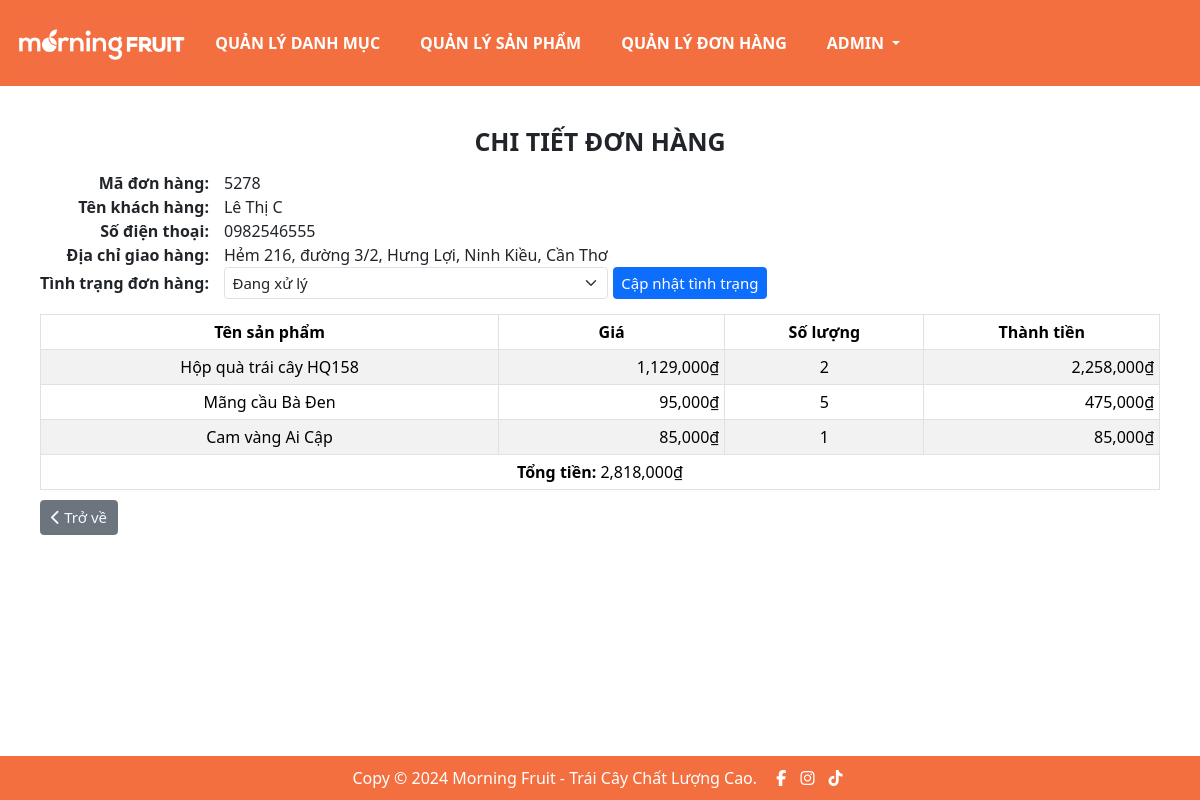
The page /order_detail.php?orderCode=5278 (signed in) on the database its author committed.
### tables this page shows
CREATE TABLE `orders` (
  `order_id` int(11) UNSIGNED NOT NULL,
  `order_code` int(5) NOT NULL,
  `user_id` int(11) UNSIGNED NOT NULL,
  `address` varchar(255) NOT NULL,
  `phone` varchar(15) NOT NULL,
  `pd_id` int(11) UNSIGNED NOT NULL,
  `pd_quantity` int(6) NOT NULL,
  `order_total` int(12) NOT NULL,
  `order_status` tinyint(1) NOT NULL DEFAULT 0
);

CREATE TABLE `products` (
  `pd_id` int(11) UNSIGNED NOT NULL,
  `pd_name` varchar(255) NOT NULL,
  `pd_price` varchar(255) NOT NULL,
  `pd_info` text NOT NULL,
  `pd_image` varchar(255) NOT NULL,
  `cat_id` int(11) UNSIGNED NOT NULL
);

### libraries/Psr4AutoloaderClass.php (called while the page is built, shortened)
<?php
class Psr4AutoloaderClass
{
	protected $prefixes = array();
	public function addNamespace($prefix, $base_dir, $prepend = false)
	{
		$prefix = trim($prefix, '\\') . '\\';
		$base_dir = rtrim($base_dir, DIRECTORY_SEPARATOR) . '/';
		if (isset($this->prefixes[$prefix]) === false) {
			$this->prefixes[$prefix] = array();
		}
		if ($prepend) {
			array_unshift($this->prefixes[$prefix], $base_dir);
		} else {
			array_push($this->prefixes[$prefix], $base_dir);
		}
	}
	public function loadClass($class)
	{
		$prefix = $class;
		while (false !== $pos = strrpos($prefix, '\\')) {
			$prefix = substr($class, 0, $pos + 1);
			$relative_class = substr($class, $pos + 1);
			$mapped_file = $this->loadMappedFile($prefix, $relative_class);
			if ($mapped_file) {
				return $mapped_file;
			}
			$prefix = rtrim($prefix, '\\');
		}
		return false;
	}
	protected function loadMappedFile($prefix, $relative_class)
	{
		foreach ($this->prefixes[$prefix] as $base_dir) {
			$file = $base_dir
				. str_replace('\\', '/', $relative_class)
				. '.php';
			if ($this->requireFile($file)) {
				return $file;
			}
		}
		return false;
	}
	protected function requireFile($file)
	{
		if (file_exists($file)) {
			return true;
		}
		return false;
	}
}

### src/classes/Order.php (called while the page is built, shortened)
<?php
class Order
{
    private ?PDO $db;
    private $order_code;
    private $user_id;
    private $pd_id;
    public function __construct(?PDO $pdo)
    {
        $this->db = $pdo;
    }
    public function getOrderCode(): int{
        return $this->order_code;
    }
    public function orderInfo($data) : Order {
        $order = new Order($this->db);
        $statement = $this->db->prepare('SELECT DISTINCT user_id, phone, address, order_status FROM orders WHERE order_code =?');
        $statement->execute([$data['orderCode']]);
        if ($row = $statement->fetch()){
            $order->user_id = $row['user_id'];
            $order->phone = $row['phone'];
            $order->address = $row['address'];
            $order->order_status = $row['order_status'];
            $order->order_code = $data['orderCode'];
        }
        return $order;
    }
    public function getUserName(): string{
        $statement = $this->db->prepare('SELECT user_name  FROM users where user_id = ?');
        $statement->execute([$this->user_id]);
        if($row = $statement->fetch()){
            return $row['user_name'];
        }else return '';
    }
    public function allPd(int $code): array {
        $pds = [];
        $statement = $this->db->prepare('select pd_id, pd_quantity from orders where order_code = ?');
        $statement->execute([$code]);
        while($row = $statement->fetch()){
            $pd = new Order($this->db);
            $pd->order_code = $code;
            $pd->pd_id = $row['pd_id'];
            $pd->quantity = $row['pd_quantity'];
            $pds[] = $pd;
        }
        return $pds;
    }
    public function getNamePd(): string {
        $statement = $this->db->prepare('select pd_name from products where pd_id = ?');
        $statement->execute([$this->pd_id]);
        if($row = $statement->fetch())
            return $row['pd_name'];
        else return '';
    }
    public function getPricePd(): int {
        $statement = $this->db->prepare('select pd_price from products where pd_id = ?');
        $statement->execute([$this->pd_id]);
        if($row = $statement->fetch()){
            return $row['pd_price'];
        }
        else return 0;
    }
    public function getQuantityPd(): int {
        $statement = $this->db->prepare('select pd_quantity from orders where pd_id = ? and order_code = ?');
        $statement->execute([$this->pd_id, $this->order_code]);
        if($row = $statement->fetch()){
            return $row['pd_quantity'];
        }
        else return 0;
    }
    public function getTotal(): int {
        $statement = $this->db->prepare('select order_total from orders where pd_id = ? and order_code = ?');
        $statement->execute([$this->pd_id, $this->order_code]);
        if($row = $statement->fetch()){
            return $row['order_total'];
        }
        else return 0;
    }
}

### src/functions.php (called while the page is built, shortened)
<?php
function html_escape(string|null $text): string
{
    return htmlspecialchars($text ?? '', ENT_QUOTES, 'UTF-8', false);
}

### public/order_detail.php (the view, shortened to what this page needs)
<?php
require_once __DIR__ . '/../src/bootstrap.php';
?>
<?php include_once __DIR__ . '/../src/partials/header.php' ?>
<body>
    <?php include_once __DIR__ . '/../src/partials/navbar.php' ?>
    <?php
    $order = new Order($PDO);
    if ( isset($_GET['orderCode'])) {
        $orderInfor = $order->orderInfo($_GET);
    }
    ?>
    <div class="container">
        <?php
        include_once __DIR__ . '/../src/partials/heading.php';
        ?>
        <table class="mb-4">
            <tr>
                <td class="text-end pe-4 fw-bold">Mã đơn hàng:</td>
                <td><?= $orderInfor->getOrderCode() ?></td>
            </tr>
            <tr>
                <td class="text-end pe-4 fw-bold">Tên khách hàng:</td>
                <td><?= html_escape($orderInfor->getUserName()) ?></td>
            </tr>
            <tr>
                <td class="text-end pe-4 fw-bold">Số điện thoại:</td>
                <td><?= html_escape($orderInfor->phone) ?></td>
            </tr>
            <tr>
                <td class="text-end pe-4 fw-bold">Địa chỉ giao hàng:</td>
                <td><?= html_escape($orderInfor->address) ?></td>
            </tr>
            <tr>
                <td class="text-end pe-4 fw-bold">Tình trạng đơn hàng:</td>
                <form action="" method="POST">
                    <td>
                        <select class="form-select fs-4" name='status' aria-label="Default select example">
                            <?php
                            if ($orderInfor->order_status)
                                echo ' <option value="0"  >Đang xử lý</option>
                                    <option value="1" selected>Đã giao hàng</option>';
                            else
                                echo '<option value="0"  selected >Đang xử lý</option>
                                <option value="1" >Đã giao hàng</option>'
                            ?>
                        </select>
                    </td>
                    <td>
                        <button type="submit" name="update_status" class="btn btn-primary fs-4 fw-medium ms-2">Cập nhật tình trạng</button>
                    </td>
                </form>
            </tr>
        </table>
        <?php
            $pd = new Order($PDO);
            $pds = $pd->allPd($orderInfor->getOrderCode()) ;
        ?>
        <table id="contacts" class="table table-striped table-bordered">
            <thead>
                <tr class="text-center">
                    <th scope="col">Tên sản phẩm</th>
                    <th scope="col">Giá</th>
                    <th scope="col">Số lượng</th>
                    <th scope="col">Thành tiền</th>
                </tr>
            </thead>
            <tbody class="text-center">
                <?php
                $tongtien = 0;
                foreach($pds as $pd):
                    $tongtien+=  $pd->getTotal();
                ?>
                <tr>
                    <td>
                        <?= html_escape($pd->getNamePd())?>
                    </td>
                    <td class="text-end"><?= number_format($pd->getPricePd()) . '₫' ?></td>
                    <td><?= $pd->getQuantityPd()?></td>
                    <td class="text-end"><?= number_format($pd->getTotal()) . '₫' ?></td>
                </tr>
                <?php endforeach ?>
                <tr>
                    <td colspan="4"><b>Tổng tiền:</b> <?= number_format($tongtien) . '₫' ?></td>
                </tr>
            </tbody>
        </table>
        <a href="order_list.php" class="btn btn-secondary fs-4 py-2 px-3 text-light fw-medium">
            <i class="fa-solid fa-chevron-left text-light"></i>
            Trở về
        </a>
    </div>
    <?php include_once __DIR__ . '/../src/partials/footer.php' ?>
</body>
</html>

### public/css/base.css (style rules this page uses)
:root { --primary-color: #f36f40; --white-color: #fff; --black-color: #000; --text-color: #333; }
* { padding: 0; margin: 0; box-sizing: inherit; }
html { color: var(--black-color); font-size: 62.5%; line-height: 1.6rem; font-family: Verdana, Geneva, Tahoma, sans-serif; background-color: var(--white-color); box-sizing: border-box; }
a { text-decoration: none; }

### public/css/main.css (style rules this page uses)
.container { font-size: 1.6rem; }
button { border: none; background-color: transparent; }
html { margin:0; padding:0; height:100%; }
body { min-height:100%; position:relative; }
.container { padding:10px; padding-bottom:60px; }

### rows shown on the page
orders: pd.pd_name "Hộp quà trái cây HQ158", pd.pd_price "1,129,000", $pd->getQuantityPd() "2", $pd->getTotal() "2,258,000"
orders: pd.pd_name "Mãng cầu Bà Đen", pd.pd_price "95,000", $pd->getQuantityPd() "5", $pd->getTotal() "475,000"
orders: pd.pd_name "Cam vàng Ai Cập", pd.pd_price "85,000", $pd->getQuantityPd() "1", $pd->getTotal() "85,000"

### other values the page prints
$subtitle "CHI TIẾT ĐƠN HÀNG"
$orderInfor->getOrderCode() "5278"
$orderInfor->getUserName() "Lê Thị C"
$orderInfor->phone "0982546555"
$orderInfor->address "Hẻm 216, đường 3/2, Hưng Lợi, Ninh Kiều, Cần Thơ"
$tongtien "2,818,000"
